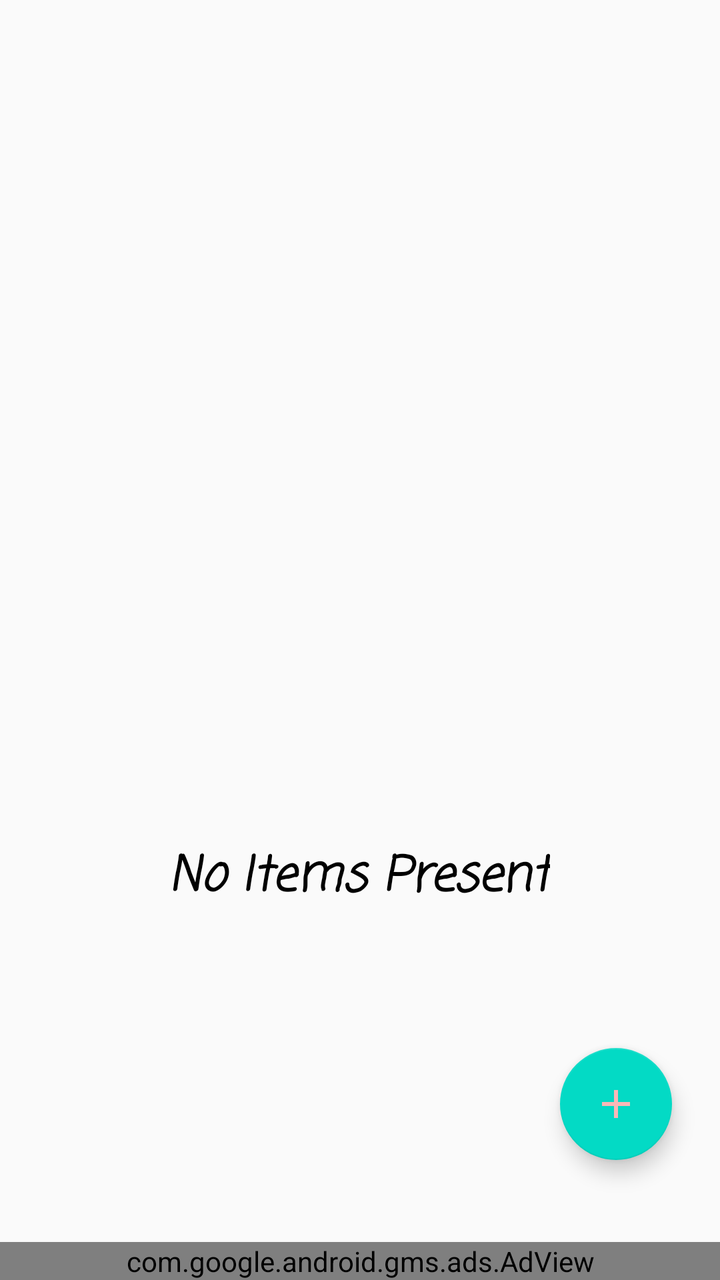
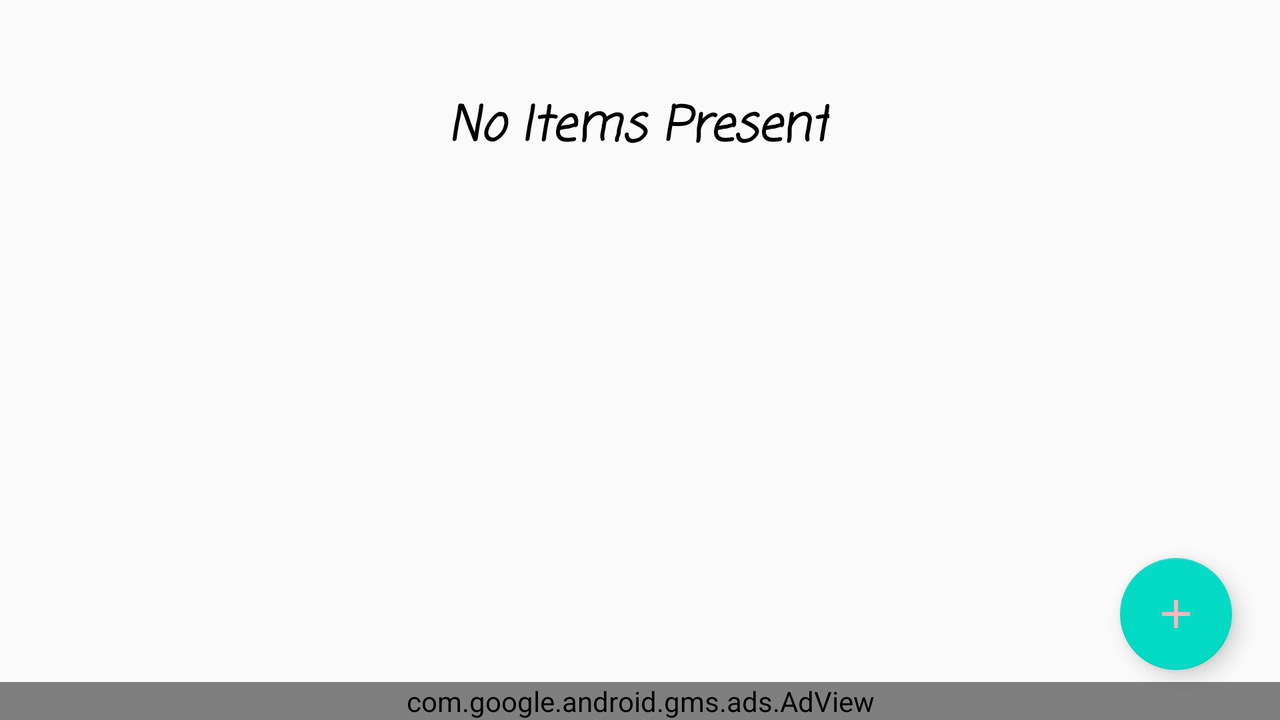

First picture: res/layout/ on a phone held upright. Second picture: the repository's own variant of that layout, on a device whose configuration matches the variant's folder. Source for both follows.
<!-- AndroidManifest.xml: application theme AppTheme -->
<!-- res/layout/fragment_reminder.xml -->
<?xml version="1.0" encoding="utf-8"?>
<androidx.constraintlayout.widget.ConstraintLayout xmlns:android="http://schemas.android.com/apk/res/android"
    xmlns:app="http://schemas.android.com/apk/res-auto"
    xmlns:tools="http://schemas.android.com/tools"
    android:id="@+id/frameLayoutRem"
    android:layout_width="match_parent"
    android:layout_height="match_parent"
    tools:context=".Reminder">

    <androidx.recyclerview.widget.RecyclerView
        android:id="@+id/rcRem"
        android:layout_width="match_parent"
        android:layout_height="0dp"
        android:backgroundTint="#FCF3CF"
        app:layout_constraintBottom_toTopOf="@+id/adRem"
        app:layout_constraintEnd_toEndOf="parent"
        app:layout_constraintHorizontal_bias="0.0"
        app:layout_constraintStart_toStartOf="parent"
        app:layout_constraintTop_toTopOf="parent" />

    <com.google.android.material.floatingactionbutton.FloatingActionButton
        android:id="@+id/floatingActionButtonRem"
        android:layout_width="wrap_content"
        android:layout_height="wrap_content"
        android:layout_marginEnd="24dp"
        android:layout_marginBottom="60dp"
        android:clickable="true"
        android:focusable="true"
        android:src="@drawable/ic_add_black_24dp"
        app:layout_constraintBottom_toBottomOf="parent"
        app:layout_constraintEnd_toEndOf="parent" />

    <ImageView
        android:id="@+id/imageViewEmptyRem"
        android:layout_width="180dp"
        android:layout_height="259dp"
        android:layout_marginBottom="8dp"
        android:src="@drawable/box"
        app:layout_constraintBottom_toBottomOf="parent"
        app:layout_constraintEnd_toEndOf="parent"
        app:layout_constraintHorizontal_bias="0.5"
        app:layout_constraintStart_toStartOf="parent"
        app:layout_constraintTop_toTopOf="parent"
        app:layout_constraintVertical_bias="0.321" />

    <TextView
        android:id="@+id/textViewEmptyRem"
        android:layout_width="wrap_content"
        android:layout_height="wrap_content"
        android:layout_marginTop="8dp"
        android:layout_marginBottom="120dp"
        android:fontFamily="casual"
        android:text="No Items Present"
        android:textColor="#000000"
        android:textSize="24sp"
        android:textStyle="bold|italic"
        app:layout_constraintBottom_toTopOf="@+id/adRem"
        app:layout_constraintEnd_toEndOf="parent"
        app:layout_constraintHorizontal_bias="0.497"
        app:layout_constraintStart_toStartOf="parent"
        app:layout_constraintTop_toBottomOf="@+id/imageViewEmptyRem"
        app:layout_constraintVertical_bias="0.437" />

    <com.google.android.gms.ads.AdView
        android:id="@+id/adRem"
        android:layout_width="match_parent"
        android:layout_height="wrap_content"
        app:adSize="BANNER"
        app:adUnitId="@string/adID_banner"
        app:layout_constraintBottom_toBottomOf="parent"
        app:layout_constraintEnd_toEndOf="parent"
        app:layout_constraintStart_toStartOf="parent" />

</androidx.constraintlayout.widget.ConstraintLayout>
<!-- resources referenced by this layout -->
<resources>
  <!-- drawable ic_add_black_24dp (drawable-v24) -->
  <vector xmlns:android="http://schemas.android.com/apk/res/android"
          android:width="24dp"
          android:height="24dp"
          android:viewportWidth="24.0"
          android:viewportHeight="24.0">
      <path
          android:fillColor="@color/myTheme"
          android:pathData="M19,13h-6v6h-2v-6H5v-2h6V5h2v6h6v2z"/>
  </vector>
  <string name="adID_banner">ca-app-pub-7295932985152689/4926690448</string>
  <style name="AppTheme" parent="Theme.AppCompat.Light.NoActionBar">
          
          <item name="colorPrimary">@color/colorPrimary</item>
          <item name="colorPrimaryDark">@color/colorPrimaryDark</item>
          <item name="colorAccent">@color/colorAccent</item>
          <item name="windowActionModeOverlay">true</item>
          <item name="actionModeStyle">@style/ActionModeStyle</item>
          <item name="android:actionModeBackground">@color/actionMode_option_1</item>
          <item name="actionBarTheme">@style/ThemeOverlay.AppCompat.Dark.ActionBar</item>
      </style>
  <color name="myTheme">@color/pink_for_grey</color>
  <color name="colorPrimary">@color/primaryDark_org</color>
  <color name="colorPrimaryDark">@android:color/transparent</color>
  <color name="colorAccent">@color/org_colorAccent</color>
  <style name="ActionModeStyle" parent="@style/Widget.AppCompat.ActionMode">
          <item name="background">@color/actionMode_option_1</item>
          <item name="titleTextStyle">@style/ActionModeTitleTextStyle</item>
      </style>
  <color name="actionMode_option_1">#827397</color>
  <color name="pink_for_grey">#fab7b7</color>
  <color name="primaryDark_org">#3700B3</color>
  <color name="org_colorAccent">#03DAC5</color>
  <style name="ActionModeTitleTextStyle" parent="@style/TextAppearance.AppCompat.Widget.ActionMode.Title">
          <item name="android:textColor">@android:color/white</item>
      </style>
</resources>
<!-- res/layout-land/fragment_reminder.xml (the repository's variant of the layout above) -->
<!-- drawn on the phone turned sideways -->
<?xml version="1.0" encoding="utf-8"?>
<androidx.constraintlayout.widget.ConstraintLayout xmlns:android="http://schemas.android.com/apk/res/android"
    xmlns:app="http://schemas.android.com/apk/res-auto"
    xmlns:tools="http://schemas.android.com/tools"
    android:id="@+id/frameLayoutRem"
    android:layout_width="match_parent"
    android:layout_height="match_parent"
    tools:context=".Reminder">

    <androidx.recyclerview.widget.RecyclerView
        android:id="@+id/rcRem"
        android:layout_width="match_parent"
        android:layout_height="0dp"
        android:backgroundTint="#FCF3CF"
        app:layout_constraintBottom_toTopOf="@id/adRem"
        app:layout_constraintEnd_toEndOf="parent"
        app:layout_constraintStart_toStartOf="parent"
        app:layout_constraintTop_toTopOf="parent" />

    <com.google.android.material.floatingactionbutton.FloatingActionButton
        android:id="@+id/floatingActionButtonRem"
        android:layout_width="wrap_content"
        android:layout_height="wrap_content"
        android:layout_marginEnd="24dp"
        android:layout_marginBottom="25dp"
        android:clickable="true"
        android:focusable="true"
        android:src="@drawable/ic_add_black_24dp"
        app:layout_constraintBottom_toBottomOf="parent"
        app:layout_constraintEnd_toEndOf="parent" />

    <ImageView
        android:id="@+id/imageViewEmptyRem"
        android:layout_width="150dp"
        android:layout_height="189dp"
        android:layout_marginTop="16dp"
        android:src="@drawable/box"
        app:layout_constraintBottom_toBottomOf="parent"
        app:layout_constraintEnd_toEndOf="parent"
        app:layout_constraintHorizontal_bias="0.5"
        app:layout_constraintStart_toStartOf="parent"
        app:layout_constraintTop_toTopOf="parent" />

    <TextView
        android:id="@+id/textViewEmptyRem"
        android:layout_width="wrap_content"
        android:layout_height="wrap_content"
        android:layout_marginTop="50dp"
        android:layout_marginBottom="16dp"
        android:fontFamily="casual"
        android:text="No Items Present"
        android:textColor="#000000"
        android:textSize="24sp"
        android:textStyle="bold|italic"
        app:layout_constraintBottom_toTopOf="@+id/imageViewEmptyRem"
        app:layout_constraintEnd_toEndOf="parent"
        app:layout_constraintHorizontal_bias="0.498"
        app:layout_constraintStart_toStartOf="parent"
        app:layout_constraintTop_toTopOf="@+id/rcRem" />

    <com.google.android.gms.ads.AdView
        android:id="@+id/adRem"
        android:layout_width="match_parent"
        android:layout_height="wrap_content"
        app:adSize="BANNER"
        app:adUnitId="@string/adID_banner"
        app:layout_constraintBottom_toBottomOf="parent"
        app:layout_constraintEnd_toEndOf="parent"
        app:layout_constraintHorizontal_bias="0.5"
        app:layout_constraintStart_toStartOf="parent" />

</androidx.constraintlayout.widget.ConstraintLayout>
